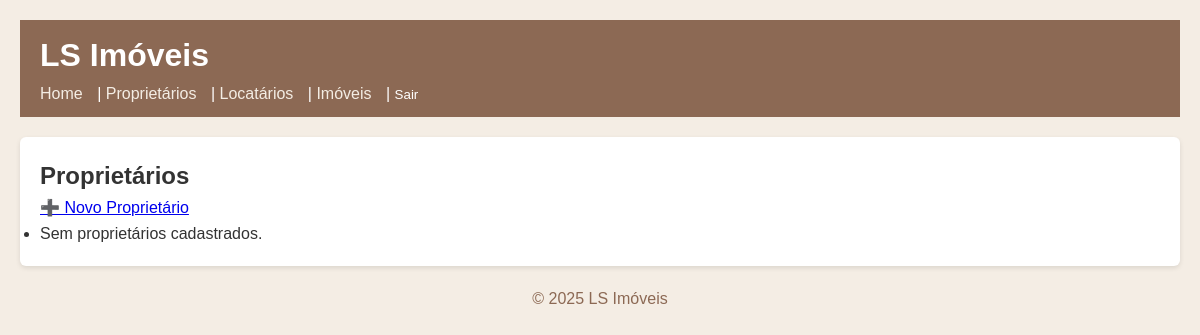
The app's page /proprietarios/ (signed in), older data.
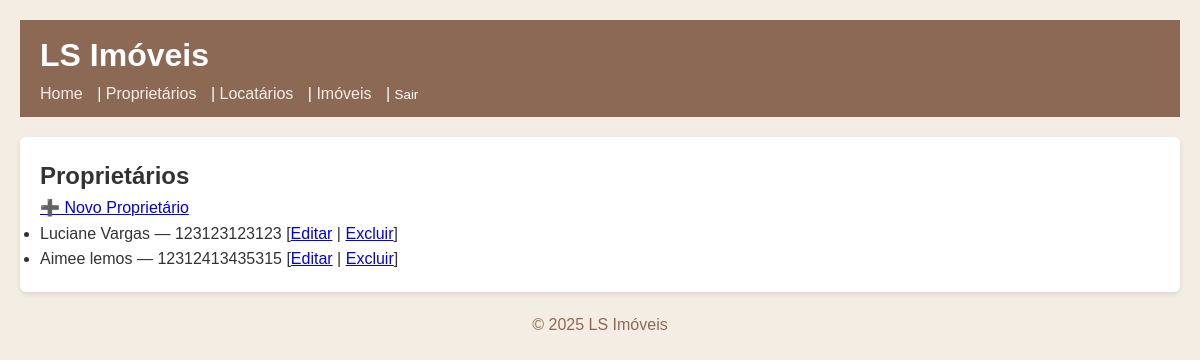
The same page, newer data.
### core/models.py (models this page shows, shortened)
class Proprietario(models.Model):
    nome = models.CharField('Nome', max_length=200)
    documento = models.CharField('CPF/CNPJ', max_length=20)

### core/views.py (the view)
# urls.py: path('proprietarios/',           views.ProprietarioList.as_view(),   name='prop_list'),
class ProprietarioList(LoginRequiredMixin, ListView):
    login_url = 'login'
    model = Proprietario
    template_name = 'core/proprietario_list.html'
    context_object_name = 'props'

### core/templates/core/proprietario_list.html (shortened to what this page needs)
{% extends 'core/base.html' %}
{% block content %}
  <h2>Proprietários</h2>
  <p><a class="btn" href="{% url 'core:prop_create' %}">➕ Novo Proprietário</a></p>
  <ul>
    {% for p in props %}
      <li>
        {{ p.nome }} — {{ p.documento }}
        [<a href="{% url 'core:prop_edit' p.pk %}">Editar</a> |
         <a href="{% url 'core:prop_delete' p.pk %}">Excluir</a>]
      </li>
    {% empty %}
      <li>Sem proprietários cadastrados.</li>
    {% endfor %}
  </ul>
{% endblock %}

### core/templates/core/base.html (shortened to what this page needs)
{% load static %}
<!DOCTYPE html>
<html lang="pt-br">
<head>
  <link rel="stylesheet" href="{% static 'core/css/style.css' %}">
</head>
<body>
  <header>
    <h1>LS Imóveis</h1>
    <nav>
      <a href="{% url 'core:home' %}">Home</a> |
      <a href="{% url 'core:prop_list' %}">Proprietários</a> |
      <a href="{% url 'core:loc_list'  %}">Locatários</a> |
      <a href="{% url 'core:imv_list'  %}">Imóveis</a>
      {% if user.is_authenticated %}
        |
        <form action="{% url 'logout' %}" method="post" style="display:inline">
          <button type="submit" style="background:none;border:none;color:inherit;cursor:pointer">
            Sair
          </button>
        </form>
      {% else %}
        | <a href="{% url 'login' %}">Entrar</a>
      {% endif %}
    </nav>
  </header>
  <main>
    {% block content %}{% endblock %}
  </main>
  <footer>
    © 2025 LS Imóveis
  </footer>
</body>
</html>

### core/static/core/css/style.css (style rules this page uses)
:root { --terra-claro: #f4ede4; --terra-medio: #c9b39a; --terra-escuro: #8c6954; --texto-principal: #333; }
* { box-sizing: border-box; margin: 0; padding: 0; }
body { font-family: sans-serif; background: var(--terra-claro); color: var(--texto-principal); line-height: 1.6; padding: 20px; }
header { background: var(--terra-escuro); color: white; padding: 10px 20px; margin-bottom: 20px; }
header h1 { display: inline; margin-right: 20px; }
header nav a { color: var(--terra-claro); text-decoration: none; margin-right: 10px; }
main { background: white; padding: 20px; border-radius: 6px; box-shadow: 0 2px 5px rgba(0,0,0,0.1); }
footer { text-align: center; margin-top: 20px; color: var(--terra-escuro); }

Row changes from the older to the newer data that the page shows:
added Proprietario: nome "Luciane Vargas", documento "123123123123"
added Proprietario: nome "Aimee lemos", documento "12312413435315"
Text that changed along with them:
text no longer shown: "Sem proprietários cadastrados."
